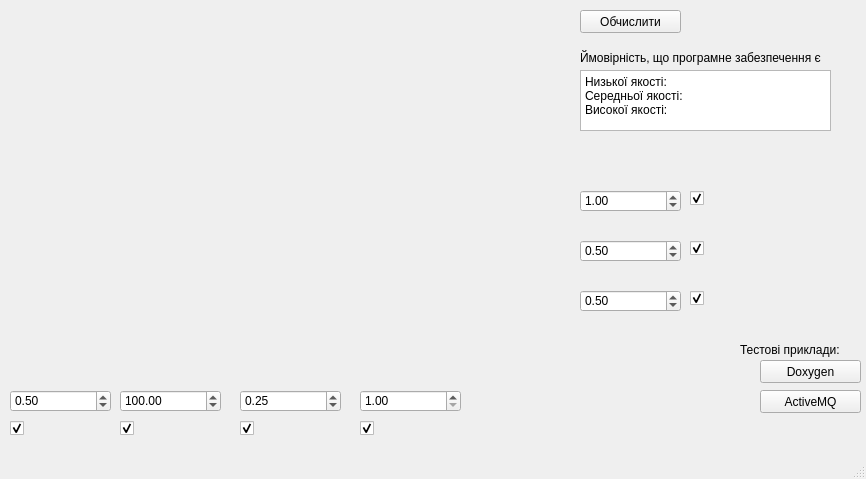
<?xml version="1.0" encoding="UTF-8"?>
<ui version="4.0">
 <class>SQM_client</class>
 <widget class="QMainWindow" name="SQM_client">
  <property name="geometry">
   <rect>
    <x>0</x>
    <y>0</y>
    <width>866</width>
    <height>479</height>
   </rect>
  </property>
  <property name="windowTitle">
   <string>Оцінка якості програмного забезпечення</string>
  </property>
  <property name="windowIcon">
   <iconset resource="../resources/images/resources.qrc">
    <normaloff>:/SQM/app.ico</normaloff>:/SQM/app.ico</iconset>
  </property>
  <property name="styleSheet">
   <string notr="true"/>
  </property>
  <widget class="QWidget" name="centralwidget">
   <widget class="QPushButton" name="mp_button_calculate">
    <property name="geometry">
     <rect>
      <x>580</x>
      <y>10</y>
      <width>101</width>
      <height>23</height>
     </rect>
    </property>
    <property name="text">
     <string>Обчислити</string>
    </property>
   </widget>
   <widget class="QWidget" name="widget" native="true">
    <property name="geometry">
     <rect>
      <x>0</x>
      <y>0</y>
      <width>574</width>
      <height>385</height>
     </rect>
    </property>
    <property name="styleSheet">
     <string notr="true">background-image: url(:/SQM/topology.png);</string>
    </property>
   </widget>
   <widget class="QPlainTextEdit" name="mp_results">
    <property name="geometry">
     <rect>
      <x>580</x>
      <y>70</y>
      <width>251</width>
      <height>61</height>
     </rect>
    </property>
    <property name="plainText">
     <string>Низької якості:
Середньої якості:
Високої якості:</string>
    </property>
   </widget>
   <widget class="QDoubleSpinBox" name="mp_LCOM4">
    <property name="geometry">
     <rect>
      <x>580</x>
      <y>190</y>
      <width>101</width>
      <height>22</height>
     </rect>
    </property>
    <property name="maximum">
     <double>10.000000000000000</double>
    </property>
    <property name="singleStep">
     <double>0.200000000000000</double>
    </property>
    <property name="value">
     <double>1.000000000000000</double>
    </property>
   </widget>
   <widget class="QDoubleSpinBox" name="mp_coupling">
    <property name="geometry">
     <rect>
      <x>580</x>
      <y>240</y>
      <width>101</width>
      <height>22</height>
     </rect>
    </property>
    <property name="maximum">
     <double>1.000000000000000</double>
    </property>
    <property name="singleStep">
     <double>0.100000000000000</double>
    </property>
    <property name="value">
     <double>0.500000000000000</double>
    </property>
   </widget>
   <widget class="QDoubleSpinBox" name="mp_comment_ratio">
    <property name="geometry">
     <rect>
      <x>580</x>
      <y>290</y>
      <width>101</width>
      <height>22</height>
     </rect>
    </property>
    <property name="maximum">
     <double>1.000000000000000</double>
    </property>
    <property name="singleStep">
     <double>0.100000000000000</double>
    </property>
    <property name="value">
     <double>0.500000000000000</double>
    </property>
   </widget>
   <widget class="QDoubleSpinBox" name="mp_cyclomatic">
    <property name="geometry">
     <rect>
      <x>360</x>
      <y>390</y>
      <width>101</width>
      <height>22</height>
     </rect>
    </property>
    <property name="minimum">
     <double>1.000000000000000</double>
    </property>
    <property name="maximum">
     <double>100.000000000000000</double>
    </property>
    <property name="singleStep">
     <double>1.000000000000000</double>
    </property>
    <property name="value">
     <double>1.000000000000000</double>
    </property>
   </widget>
   <widget class="QDoubleSpinBox" name="mp_code_coverage">
    <property name="geometry">
     <rect>
      <x>240</x>
      <y>390</y>
      <width>101</width>
      <height>22</height>
     </rect>
    </property>
    <property name="minimum">
     <double>0.000000000000000</double>
    </property>
    <property name="maximum">
     <double>1.000000000000000</double>
    </property>
    <property name="singleStep">
     <double>0.100000000000000</double>
    </property>
    <property name="value">
     <double>0.250000000000000</double>
    </property>
   </widget>
   <widget class="QDoubleSpinBox" name="mp_average_size">
    <property name="geometry">
     <rect>
      <x>120</x>
      <y>390</y>
      <width>101</width>
      <height>22</height>
     </rect>
    </property>
    <property name="minimum">
     <double>0.000000000000000</double>
    </property>
    <property name="maximum">
     <double>100000.000000000000000</double>
    </property>
    <property name="singleStep">
     <double>1.000000000000000</double>
    </property>
    <property name="value">
     <double>100.000000000000000</double>
    </property>
   </widget>
   <widget class="QDoubleSpinBox" name="mp_dsqi">
    <property name="geometry">
     <rect>
      <x>10</x>
      <y>390</y>
      <width>101</width>
      <height>22</height>
     </rect>
    </property>
    <property name="minimum">
     <double>0.000000000000000</double>
    </property>
    <property name="maximum">
     <double>1.000000000000000</double>
    </property>
    <property name="singleStep">
     <double>0.050000000000000</double>
    </property>
    <property name="value">
     <double>0.500000000000000</double>
    </property>
   </widget>
   <widget class="QLabel" name="label">
    <property name="geometry">
     <rect>
      <x>580</x>
      <y>50</y>
      <width>281</width>
      <height>16</height>
     </rect>
    </property>
    <property name="text">
     <string>Ймовірність, що програмне забезпечення є</string>
    </property>
   </widget>
   <widget class="QPushButton" name="mp_button_activemq">
    <property name="geometry">
     <rect>
      <x>760</x>
      <y>390</y>
      <width>101</width>
      <height>23</height>
     </rect>
    </property>
    <property name="text">
     <string>ActiveMQ</string>
    </property>
   </widget>
   <widget class="QPushButton" name="mp_button_doxygen">
    <property name="geometry">
     <rect>
      <x>760</x>
      <y>360</y>
      <width>101</width>
      <height>23</height>
     </rect>
    </property>
    <property name="text">
     <string>Doxygen</string>
    </property>
   </widget>
   <widget class="QLabel" name="label_2">
    <property name="geometry">
     <rect>
      <x>740</x>
      <y>340</y>
      <width>121</width>
      <height>20</height>
     </rect>
    </property>
    <property name="text">
     <string>Тестові приклади:</string>
    </property>
   </widget>
   <widget class="QCheckBox" name="mp_use_lcom4">
    <property name="geometry">
     <rect>
      <x>690</x>
      <y>190</y>
      <width>21</width>
      <height>17</height>
     </rect>
    </property>
    <property name="text">
     <string/>
    </property>
    <property name="checked">
     <bool>true</bool>
    </property>
   </widget>
   <widget class="QCheckBox" name="mp_use_coupling">
    <property name="geometry">
     <rect>
      <x>690</x>
      <y>240</y>
      <width>21</width>
      <height>17</height>
     </rect>
    </property>
    <property name="text">
     <string/>
    </property>
    <property name="checked">
     <bool>true</bool>
    </property>
   </widget>
   <widget class="QCheckBox" name="mp_use_comment">
    <property name="geometry">
     <rect>
      <x>690</x>
      <y>290</y>
      <width>21</width>
      <height>17</height>
     </rect>
    </property>
    <property name="text">
     <string/>
    </property>
    <property name="checked">
     <bool>true</bool>
    </property>
   </widget>
   <widget class="QCheckBox" name="mp_use_cyclomatic">
    <property name="geometry">
     <rect>
      <x>360</x>
      <y>420</y>
      <width>21</width>
      <height>17</height>
     </rect>
    </property>
    <property name="text">
     <string/>
    </property>
    <property name="checked">
     <bool>true</bool>
    </property>
   </widget>
   <widget class="QCheckBox" name="mp_use_testcoverage">
    <property name="geometry">
     <rect>
      <x>240</x>
      <y>420</y>
      <width>21</width>
      <height>17</height>
     </rect>
    </property>
    <property name="text">
     <string/>
    </property>
    <property name="checked">
     <bool>true</bool>
    </property>
   </widget>
   <widget class="QCheckBox" name="mp_use_module_size">
    <property name="geometry">
     <rect>
      <x>120</x>
      <y>420</y>
      <width>21</width>
      <height>17</height>
     </rect>
    </property>
    <property name="text">
     <string/>
    </property>
    <property name="checked">
     <bool>true</bool>
    </property>
   </widget>
   <widget class="QCheckBox" name="mp_use_dsqi">
    <property name="geometry">
     <rect>
      <x>10</x>
      <y>420</y>
      <width>21</width>
      <height>17</height>
     </rect>
    </property>
    <property name="text">
     <string/>
    </property>
    <property name="checked">
     <bool>true</bool>
    </property>
   </widget>
  </widget>
  <widget class="QMenuBar" name="menubar">
   <property name="geometry">
    <rect>
     <x>0</x>
     <y>0</y>
     <width>866</width>
     <height>21</height>
    </rect>
   </property>
  </widget>
  <widget class="QStatusBar" name="statusbar"/>
 </widget>
 <resources>
  <include location="../resources/images/resources.qrc"/>
 </resources>
 <connections/>
</ui>
